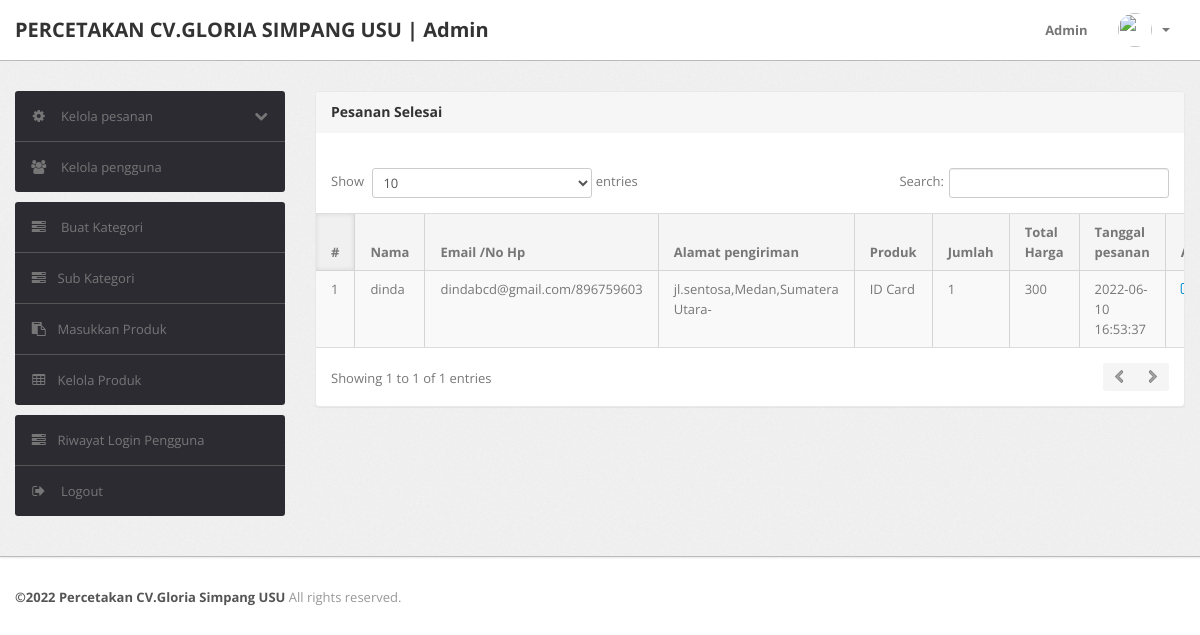
The page /percetakan/admin/delivered-orders.php (signed in) on the database its author committed.
### tables this page shows
CREATE TABLE `orders` (
  `id` int(11) NOT NULL,
  `userId` int(11) DEFAULT NULL,
  `productId` varchar(255) DEFAULT NULL,
  `quantity` int(11) DEFAULT NULL,
  `orderDate` timestamp NOT NULL DEFAULT current_timestamp(),
  `paymentMethod` varchar(50) DEFAULT NULL,
  `orderStatus` varchar(55) DEFAULT NULL
);

CREATE TABLE `users` (
  `id` int(11) NOT NULL,
  `name` varchar(255) DEFAULT NULL,
  `email` varchar(255) DEFAULT NULL,
  `contactno` int(14) DEFAULT NULL,
  `password` varchar(255) DEFAULT NULL,
  `shippingAddress` longtext DEFAULT NULL,
  `shippingState` varchar(255) DEFAULT NULL,
  `shippingCity` varchar(255) DEFAULT NULL,
  `shippingPincode` int(11) DEFAULT NULL,
  `billingAddress` longtext DEFAULT NULL,
  `billingState` varchar(255) DEFAULT NULL,
  `billingCity` varchar(255) DEFAULT NULL,
  `billingPincode` int(11) DEFAULT NULL,
  `regDate` timestamp NOT NULL DEFAULT current_timestamp(),
  `updationDate` varchar(255) DEFAULT NULL
);

CREATE TABLE `products` (
  `id` int(11) NOT NULL,
  `category` int(11) NOT NULL,
  `subCategory` int(11) DEFAULT NULL,
  `productName` varchar(255) DEFAULT NULL,
  `productCompany` varchar(255) DEFAULT NULL,
  `productPrice` int(11) DEFAULT NULL,
  `productPriceBeforeDiscount` int(11) DEFAULT NULL,
  `productDescription` longtext DEFAULT NULL,
  `productImage1` varchar(255) DEFAULT NULL,
  `productImage2` varchar(255) DEFAULT NULL,
  `productImage3` varchar(255) DEFAULT NULL,
  `shippingCharge` int(11) DEFAULT NULL,
  `productAvailability` varchar(255) DEFAULT NULL,
  `postingDate` timestamp NULL DEFAULT current_timestamp(),
  `updationDate` varchar(255) DEFAULT NULL
);

### percetakan/admin/delivered-orders.php (the view, shortened to what this page needs)
<?php
include('include/config.php');
if(strlen($_SESSION['alogin'])==0)
	{
header('location:index.php');
}
else{
?>
<!DOCTYPE html>
<html lang="en">
<head>
	<link type="text/css" href="bootstrap/css/bootstrap.min.css" rel="stylesheet">
	<link type="text/css" href="bootstrap/css/bootstrap-responsive.min.css" rel="stylesheet">
	<link type="text/css" href="css/theme.css" rel="stylesheet">
	<link type="text/css" href="images/icons/css/font-awesome.css" rel="stylesheet">
</head>
<body>
<?php include('include/header.php');?>
	<div class="wrapper">
		<div class="container">
			<div class="row">
<?php include('include/sidebar.php');?>
			<div class="span9">
					<div class="content">
	<div class="module">
							<div class="module-head">
								<h3>Pesanan Selesai</h3>
							</div>
							<div class="module-body table">
									<br />
								<table cellpadding="0" cellspacing="0" border="0" class="datatable-1 table table-bordered table-striped	 display table-responsive" >
									<thead>
										<tr>
											<th>#</th>
											<th> Nama</th>
											<th width="50">Email /No Hp</th>
											<th>Alamat pengiriman</th>
											<th>Produk </th>
											<th>Jumlah </th>
											<th>Total Harga </th>
											<th>Tanggal pesanan</th>
											<th>Action</th>
										</tr>
									</thead>
<tbody>
<?php
$st='Delivered';
$query=mysqli_query($con,"select users.name as username,users.email as useremail,users.contactno as usercontact,users.shippingAddress as shippingaddress,users.shippingCity as shippingcity,users.shippingState as shippingstate,users.shippingPincode as shippingpincode,products.productName as productname,products.shippingCharge as shippingcharge,orders.quantity as quantity,orders.orderDate as orderdate,products.productPrice as productprice,orders.id as id  from orders join users on  orders.userId=users.id join products on products.id=orders.productId where orders.orderStatus='$st'");
$cnt=1;
while($row=mysqli_fetch_array($query))
{
?>
										<tr>
											<td><?php echo htmlentities($cnt);?></td>
											<td><?php echo htmlentities($row['username']);?></td>
											<td><?php echo htmlentities($row['useremail']);?>/<?php echo htmlentities($row['usercontact']);?></td>
											<td><?php echo htmlentities($row['shippingaddress'].",".$row['shippingcity'].",".$row['shippingstate']."-".$row['shippingpincode']);?></td>
											<td><?php echo htmlentities($row['productname']);?></td>
											<td><?php echo htmlentities($row['quantity']);?></td>
											<td><?php echo htmlentities($row['quantity']*$row['productprice']+$row['shippingcharge']);?></td>
											<td><?php echo htmlentities($row['orderdate']);?></td>
											<td>    <a href="updateorder.php?oid=<?php echo htmlentities($row['id']);?>" title="Update order" target="_blank"><i class="icon-edit"></i></a>
											</td>
											</tr>
										<?php $cnt=$cnt+1; } ?>
										</tbody>
								</table>
							</div>
						</div>
					</div>
				</div>
			</div>
		</div>
	</div>
<?php include('include/footer.php');?>
</body>
<?php } ?>

### rows shown on the page
orders: userId.name "dinda", userId.email "dindabcd@gmail.com", userId.contactno "896759603", userId.shippingPincode "jl.sentosa,Medan,Sumatera Utara-", productId.productName "ID Card", quantity "1", $row['quantity']*$row['productprice']+$row['shippingcharge'] "300", orderDate "2022-06-10 16:53:37"
